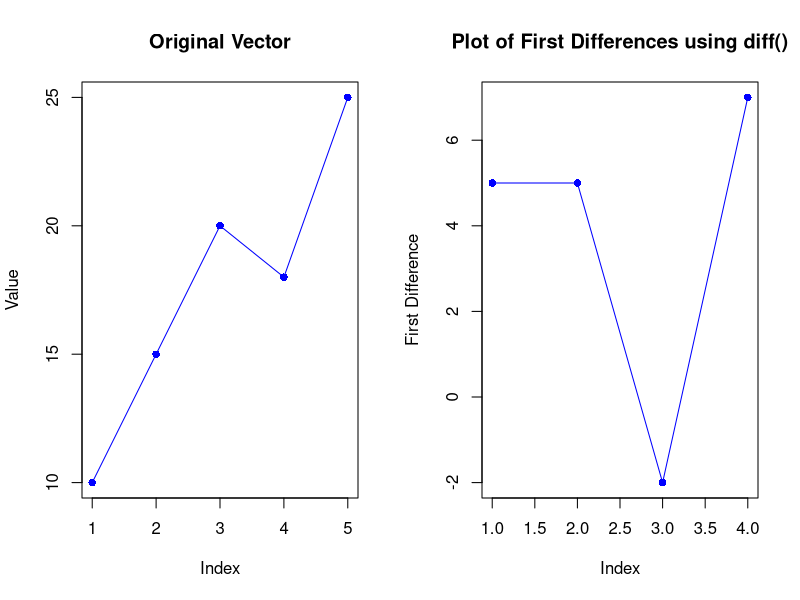
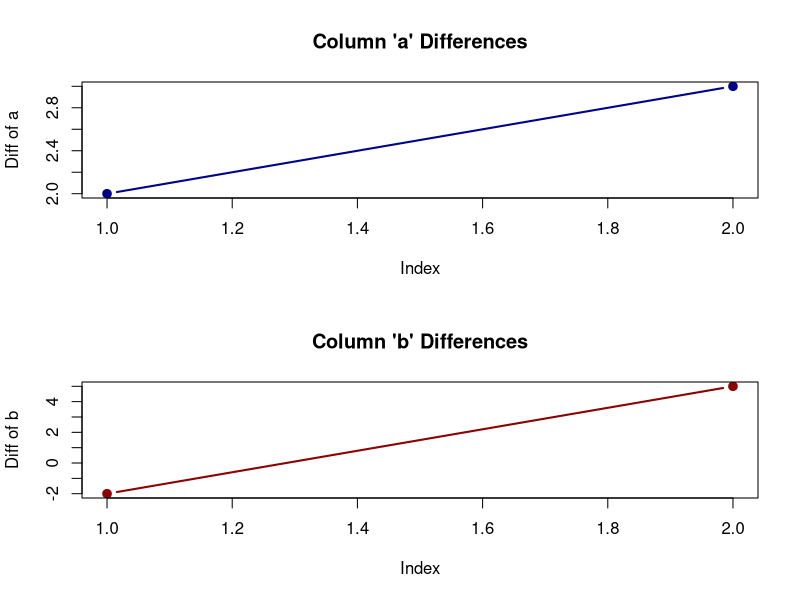
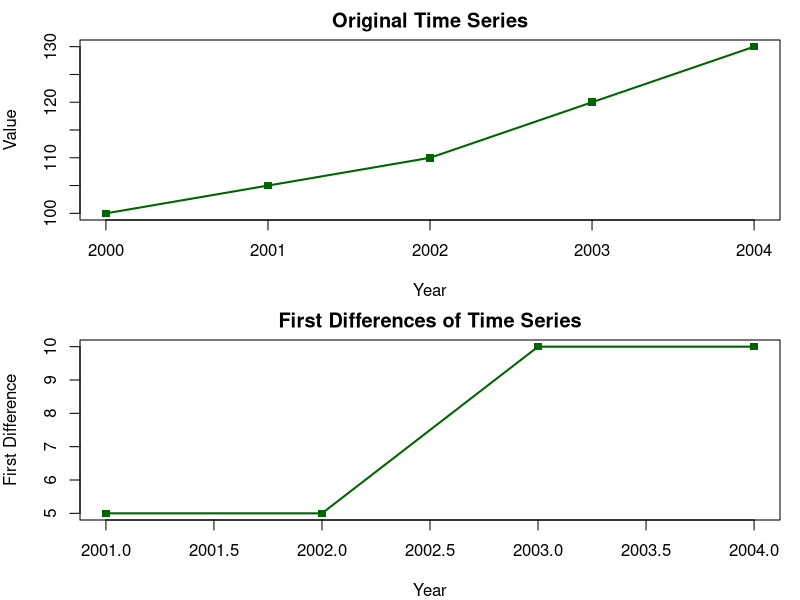
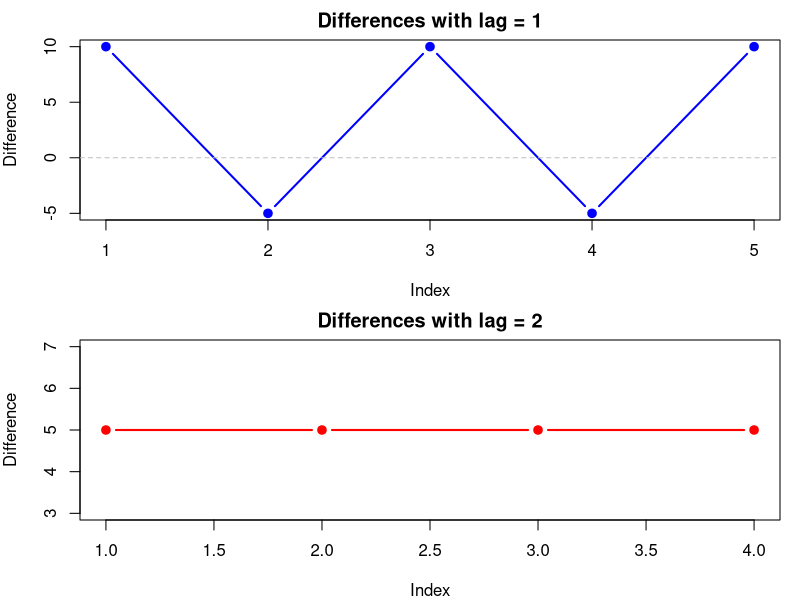
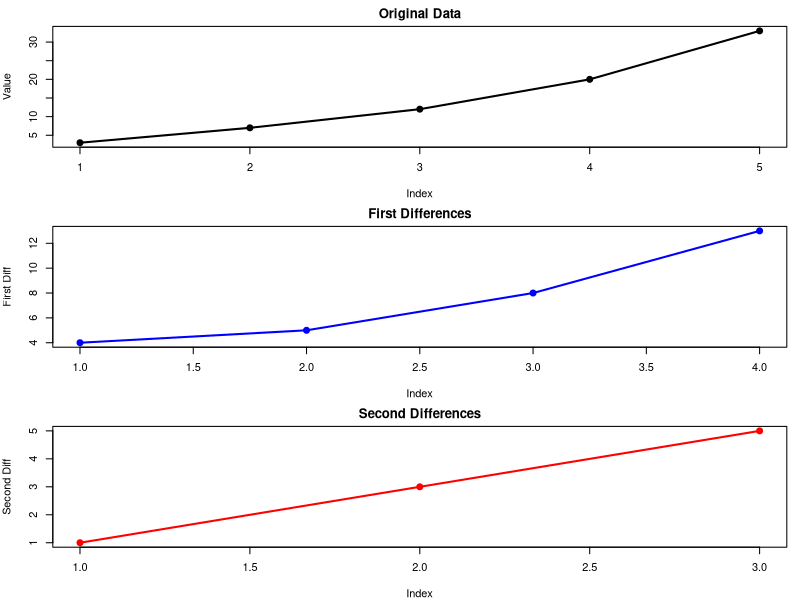
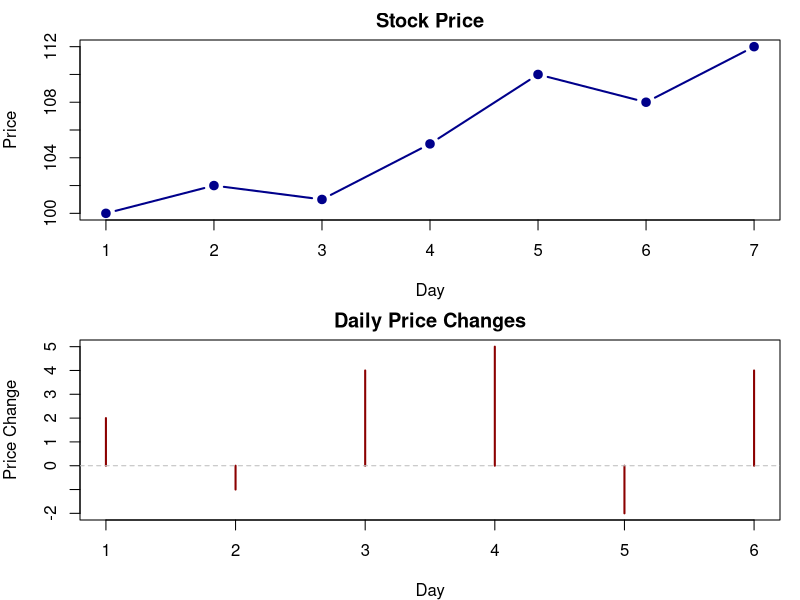
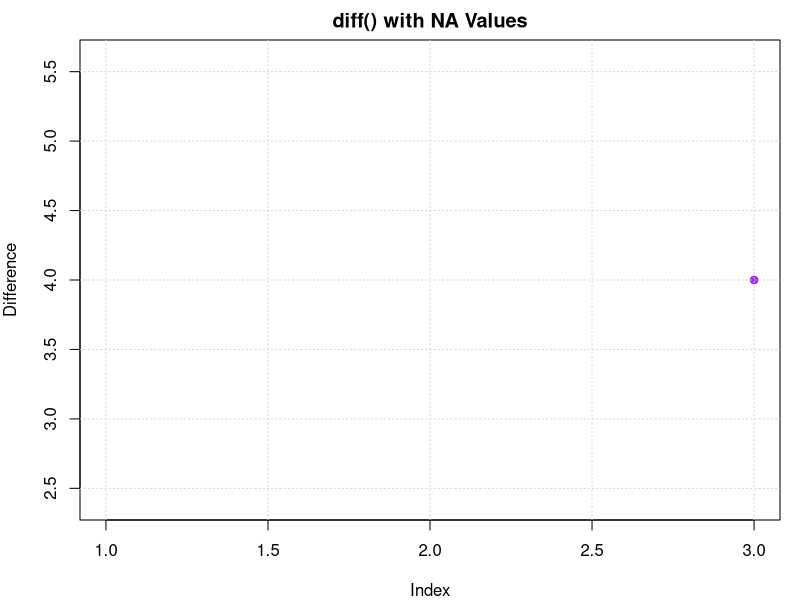

The R script that drew these images, in order:
## ---- chunk 1
# Create a vector
x <- c(10, 15, 20, 18, 25)

# Calculate differences
dx <- diff(x)
print(dx)
# Output: 5 5 -2 7

par(mfrow = c(1, 2))
# Plot the differences using base R
plot(x, type = "o", col = "blue", pch = 16,
     xlab = "Index", ylab = "Value",
     main = "Original Vector")

plot(dx, type = "o", col = "blue", pch = 16,
     xlab = "Index", ylab = "First Difference",
     main = "Plot of First Differences using diff()")
par(mfrow = c(1, 1))
## ---- chunk 2
# Create a data frame
df <- data.frame(a = c(2, 4, 7), b = c(5, 3, 8))

# Calculate differences
diff_df <- diff(as.matrix(df)) |> as.data.frame()
print(diff_df)

# Plot differences for each column
par(mfrow = c(2, 1))  # Set up 2 plots stacked vertically

# Plot column 'a' differences
plot(diff_df$a, type = "b", col = "darkblue", pch = 19, lwd = 2,
     xlab = "Index", ylab = "Diff of a",
     main = "Column 'a' Differences")

# Plot column 'b' differences
plot(diff_df$b, type = "b", col = "darkred", pch = 19, lwd = 2,
     xlab = "Index", ylab = "Diff of b",
     main = "Column 'b' Differences")

# Reset the plotting layout
par(mfrow = c(1, 1))
## ---- chunk 3
# Create a time series
ts_data <- ts(c(100, 105, 110, 120, 130), start = 2000)

# Calculate differences
diff_ts <- diff(ts_data)
print(diff_ts)
# Output: 5 5 10 10

# Plot the time series and its differences
par(mfrow = c(2, 1), mar = c(4, 4, 2, 1))

# Original time series
plot(ts_data, type = "o", col = "darkgreen", lwd = 2, pch = 15,
     xlab = "Year", ylab = "Value",
     main = "Original Time Series")

# Differenced time series
plot(diff_ts, type = "o", col = "darkgreen", lwd = 2, pch = 15,
     xlab = "Year", ylab = "First Difference",
     main = "First Differences of Time Series")

# Reset plotting layout
par(mfrow = c(1, 1))
## ---- chunk 4
# Create seasonal data
seasonal_data <- c(10, 20, 15, 25, 20, 30)

# Calculate differences with lag=1 and lag=2
diff1 <- diff(seasonal_data, lag = 1)
diff2 <- diff(seasonal_data, lag = 2)

# Plot differences with different lags
par(mfrow = c(2, 1), mar = c(4, 4, 2, 1))

# Lag 1 differences
plot(diff1, type = "b", col = "blue", pch = 19, lwd = 2,
     xlab = "Index", ylab = "Difference",
     main = "Differences with lag = 1")
abline(h = 0, lty = 2, col = "gray")  # Add a reference line at y=0

# Lag 2 differences
plot(diff2, type = "b", col = "red", pch = 19, lwd = 2,
     xlab = "Index", ylab = "Difference",
     main = "Differences with lag = 2")
abline(h = 0, lty = 2, col = "gray")  # Add a reference line at y=0

# Reset plotting layout
par(mfrow = c(1, 1))
## ---- chunk 5
# Create a vector with quadratic growth
vec <- c(3, 7, 12, 20, 33)

# Calculate first and second differences
diff1 <- diff(vec, differences = 1)  # First difference
diff2 <- diff(vec, differences = 2)  # Second difference

print(diff1)  # Output: 4 5 8 13
print(diff2)  # Output: 1 3 5

# Plot original data and differences
par(mfrow = c(3, 1), mar = c(4, 4, 2, 1))

# Original data
plot(vec, type = "o", col = "black", pch = 19, lwd = 2,
     xlab = "Index", ylab = "Value",
     main = "Original Data")

# First difference
plot(diff1, type = "o", col = "blue", pch = 19, lwd = 2,
     xlab = "Index", ylab = "First Diff",
     main = "First Differences")

# Second difference
plot(diff2, type = "o", col = "red", pch = 19, lwd = 2,
     xlab = "Index", ylab = "Second Diff",
     main = "Second Differences")

# Reset plotting layout
par(mfrow = c(1, 1))
## ---- chunk 6
# Create price data
prices <- c(100, 102, 101, 105, 110, 108, 112)

# Calculate price changes
returns <- diff(prices)
print(returns)  # Output: 2 -1 4 5 -2 4

# Plot prices and returns
par(mfrow = c(2, 1), mar = c(4, 4, 2, 1))

# Plot prices
plot(prices, type = "b", col = "darkblue", pch = 19, lwd = 2,
     xlab = "Day", ylab = "Price",
     main = "Stock Price")

# Plot returns
plot(returns, type = "h", col = "darkred", lwd = 2,
     xlab = "Day", ylab = "Price Change",
     main = "Daily Price Changes")
abline(h = 0, lty = 2, col = "gray")  # Reference line at y=0

# Reset plotting layout
par(mfrow = c(1, 1))
## ---- chunk 7
x <- c(10, 15, 20, 18, 25)
cat("Original vector length:", length(x), "\n")
cat("Differenced vector length:", length(diff(x)), "\n")

# Output:
# Original vector length: 5
# Differenced vector length: 4
## ---- chunk 8
# Create vector with NA values
x_na <- c(1, NA, 3, 7)
diff_na <- diff(x_na)
print(diff_na)  # Output: NA NA 4

# Plot to visualize NA handling
plot(diff_na, type = "o", col = "purple", pch = 19, 
     xlab = "Index", ylab = "Difference",
     main = "diff() with NA Values")
grid()  # Add grid lines for better readability
## ---- chunk 9
short_vec <- c(2, 4, 6)
result <- diff(short_vec, lag = 3)
print(result)  # Returns an empty vector
